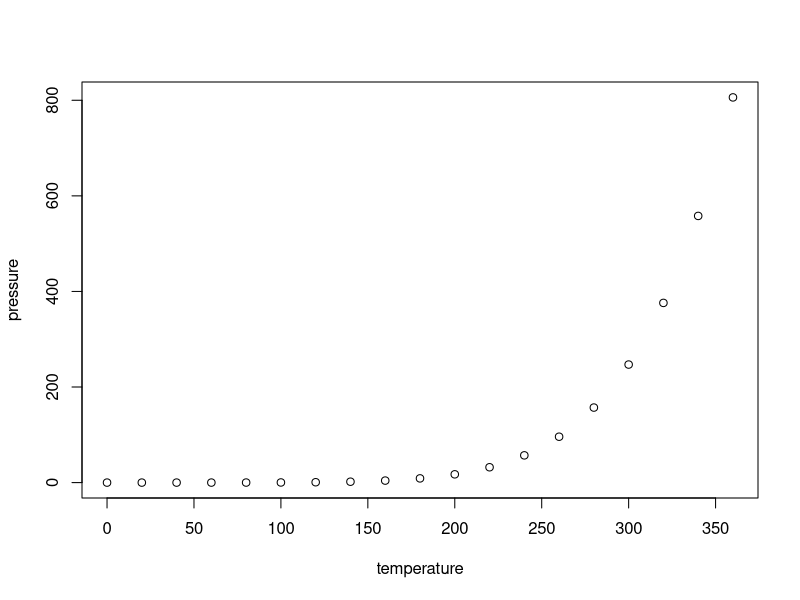
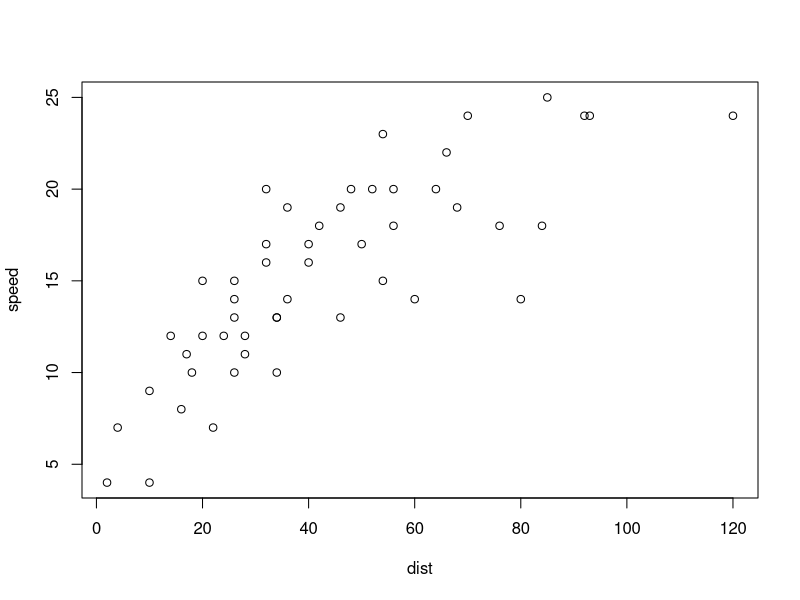

Source code (R) for these figures, in order:
## ---- chunk 1
knitr::opts_chunk$set(echo = TRUE)
## ---- chunk 2
summary(cars)
cars
## ---- chunk 3
plot(pressure)
plot(speed~dist, cars)
